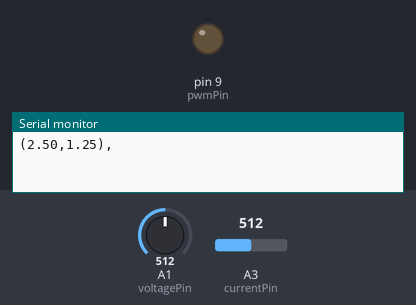
A sketch run on a simulated Arduino Uno, built with avr-gcc and run on an emulated ATmega328P. Shown: output pins drawn as LEDs (lit = HIGH), the last lines printed to the serial monitor. Inputs (shaded band) come from the test bench; at power-on: A1 (voltagePin) = 512, A3 (currentPin) = 512.

Above: at 0.06 s.
At 7.16 s:
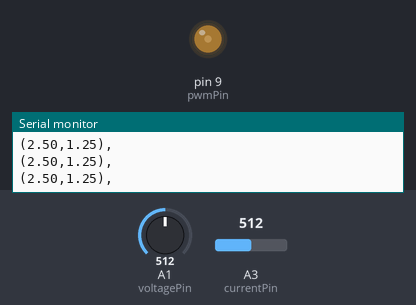
At 14.27 s:
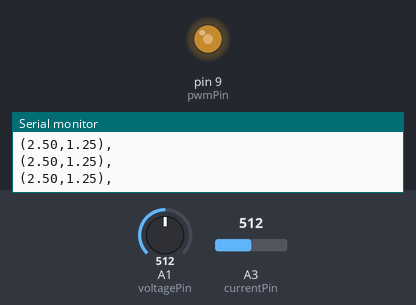
At 28.4 s:
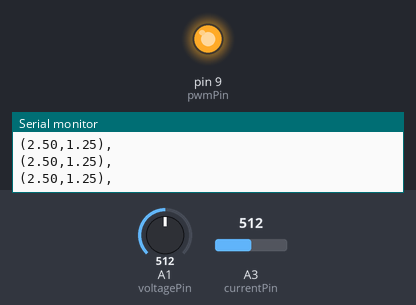
Timing chart, 0 to 40.0 s (numbered marks = the images above):
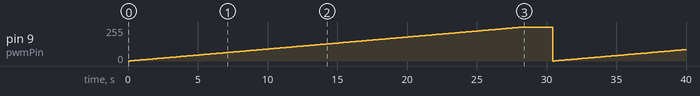

Measured:
- by itself, pin 9 (pwmPin): 0/255 → 1/255 at 0.11 s, → 2/255 0.11 s later, → 3/255 0.11 s later, → 4/255 0.11 s later, … (342 changes in this stretch)

The sketch:

pwmdiode.ino
```cpp
// Pin assignments
const int pwmPin = 9;       // PWM output pin
const int voltagePin = A1;  // Analog pin to measure voltage across the diode
const int currentPin = A3;  // Analog pin to measure voltage across the sense resistor
// Constants
const float VCC = 5.0;          // Arduino operating voltage
const int PWM_RESOLUTION = 255; // 8-bit PWM resolution
const float R_SENSE = 2.0;    // Sense resistor value in ohms
void setup() {
  pinMode(pwmPin, OUTPUT);
  Serial.begin(9600); // Initialize serial communication
}
void loop() {
  for (int dutyCycle = 0; dutyCycle <= PWM_RESOLUTION; dutyCycle++) {
    analogWrite(pwmPin, dutyCycle); // Set PWM duty cycle
    delay(10);                      // Small delay to stabilize
    // Read the voltage across the diode
    int voltageRaw = analogRead(voltagePin);
    float voltage = (voltageRaw / 1023.0) * VCC;
    // Read the voltage across the sense resistor
    int currentRaw = analogRead(currentPin);
    float currentVoltage = (currentRaw / 1023.0) * VCC;
    float current = currentVoltage / R_SENSE; // Calculate current using Ohm's law
    // Print the results
    Serial.print('(');
    Serial.print(voltage);
    Serial.print(",");
    Serial.print(current);
    Serial.print(')');
    Serial.println(",");
    delay(100); // Small delay for stable readings
  }
  delay(2000); // Pause before starting again
}
```
